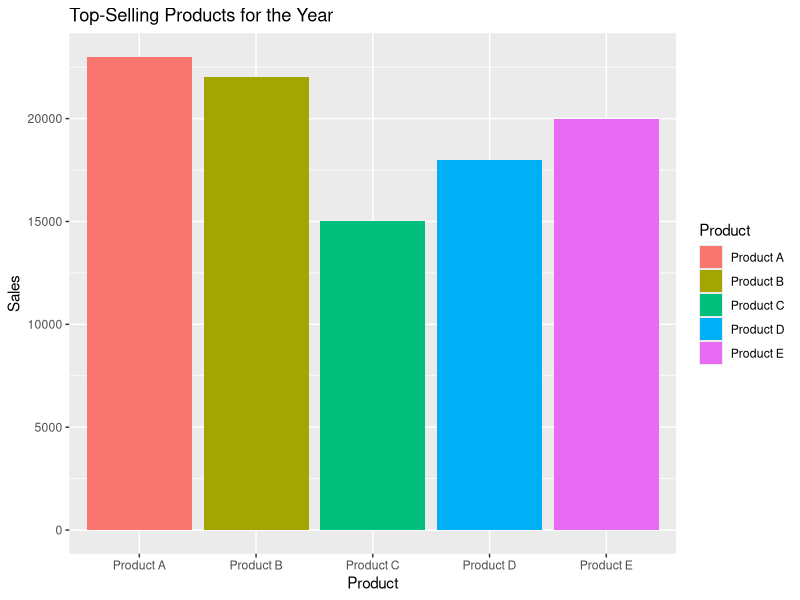

Recreate this plot in R.
library(ggplot2)

# Assuming sales_data is your data frame with columns Product and Sales
sales_data <- data.frame(
  Product = c("Product A", "Product B", "Product C", "Product D", "Product E"),
  Sales = c(23000, 22000, 15000, 18000, 20000)
)

# Sorting the data by Sales to get top-selling products
sales_data <- sales_data[order(-sales_data$Sales), ]

# Create a bar chart
ggplot(sales_data, aes(x = Product, y = Sales, fill = Product)) +
  geom_bar(stat = "identity") +
  labs(title = "Top-Selling Products for the Year",
       x = "Product",
       y = "Sales",
       fill = "Product")